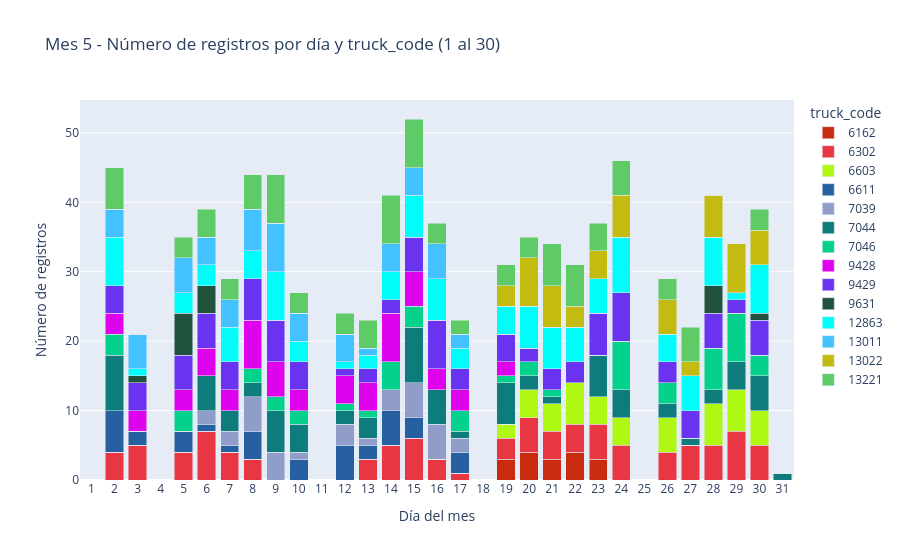

Write notebook code for a chart like this one.
### Code cell
# Histograma (barras) del mes 5: número de registros por día
df_mes_5 = df.loc[df["mes"] == 5].copy()
# Conteo por truck_code en mes 5
conteo_por_camion_mes_5 = (
    df_mes_5["truck_code"]
    .value_counts(dropna=False)
    .sort_index()
)

# Si no existe px (por orden de ejecución), importarlo
if "px" not in globals():
    import plotly.express as px

# Conteo por día y truck_code (apilado) para mayo (1..31)
registros_por_dia_truck_mes_5 = (

    df_mes_5.groupby(["u_day", "truck_code"])
    .size()
    .unstack(fill_value=0)
    .reindex(range(1, 32), fill_value=0)
)

# Colores consistentes con meses anteriores; fallback determinístico si aparece un truck nuevo
truck_ids_mes_5 = registros_por_dia_truck_mes_5.columns.tolist()
colores_por_truck_mes_5 = {
    t: colores_por_truck.get(
        t,
        f"#{(int(pd.util.hash_pandas_object(pd.Index([t]), index=False).iloc[0]) & 0xFFFFFF):06x}"
    )
    for t in truck_ids_mes_5
}

# Formato largo para Plotly
plot_data_mes_5 = (
    registros_por_dia_truck_mes_5
    .reset_index(names="u_day")
    .melt(id_vars="u_day", var_name="truck_code", value_name="conteo")
)

fig_mes_5 = px.bar(
    plot_data_mes_5,
    x="u_day",
    y="conteo",
    color="truck_code",
    title="Mes 5 - Número de registros por día y truck_code (1 al 30)",
    labels={"u_day": "Día del mes", "conteo": "Número de registros", "truck_code": "truck_code"},
    color_discrete_map=colores_por_truck_mes_5
)

fig_mes_5.update_layout(
    barmode="stack",
    xaxis=dict(tickmode="linear", dtick=1),
    legend_title_text="truck_code"
)

fig_mes_5.update_traces(
    hovertemplate="Día %{x}<br>truck_code=%{fullData.name}<br>Conteo=%{y}<extra></extra>"
)

fig_mes_5.show()

print("Conteo por camión (mes 5):")
display(conteo_por_camion_mes_5)
registros_por_dia_mes_5 = (
    df_mes_5["u_day"]
    .value_counts()
    .sort_index()
)

print(f"Total de registros en mes 5: {len(df_mes_5)}")
display(registros_por_dia_mes_5)

### Figure 1 — Plotly figure (JSON) as saved in the notebook; plotly's stock layout.template omitted (floating-point values rounded to 4 significant figures)
{"data": [{"hovertemplate": "Día %{x}<br>truck_code=%{fullData.name}<br>Conteo=%{y}<extra></extra>", "legendgroup": "6162", "marker": {"color": "#c82b0e", "pattern": {"shape": ""}}, "name": "6162", "orientation": "v", "showlegend": true, "textposition": "auto", "type": "bar", "x": [1, 2, 3, 4, 5, 6, 7, 8, 9, 10, 11, 12, 13, 14, 15, 16, 17, 18, 19, 20, 21, 22, 23, 24, 25, 26, 27, 28, 29, 30, 31], "xaxis": "x", "y": [0, 0, 0, 0, 0, 0, 0, 0, 0, 0, 0, 0, 0, 0, 0, 0, 0, 0, 3, 4, 3, 4, 3, 0, 0, 0, 0, 0, 0, 0, 0], "yaxis": "y"}, {"hovertemplate": "Día %{x}<br>truck_code=%{fullData.name}<br>Conteo=%{y}<extra></extra>", "legendgroup": "6302", "marker": {"color": "#e93643", "pattern": {"shape": ""}}, "name": "6302", "orientation": "v", "showlegend": true, "textposition": "auto", "type": "bar", "x": [1, 2, 3, 4, 5, 6, 7, 8, 9, 10, 11, 12, 13, 14, 15, 16, 17, 18, 19, 20, 21, 22, 23, 24, 25, 26, 27, 28, 29, 30, 31], "xaxis": "x", "y": [0, 4, 5, 0, 4, 7, 4, 3, 0, 0, 0, 0, 3, 5, 6, 3, 1, 0, 3, 5, 4, 4, 5, 5, 0, 4, 5, 5, 7, 5, 0], "yaxis": "y"}, {"hovertemplate": "Día %{x}<br>truck_code=%{fullData.name}<br>Conteo=%{y}<extra></extra>", "legendgroup": "6603", "marker": {"color": "#aff813", "pattern": {"shape": ""}}, "name": "6603", "orientation": "v", "showlegend": true, "textposition": "auto", "type": "bar", "x": [1, 2, 3, 4, 5, 6, 7, 8, 9, 10, 11, 12, 13, 14, 15, 16, 17, 18, 19, 20, 21, 22, 23, 24, 25, 26, 27, 28, 29, 30, 31], "xaxis": "x", "y": [0, 0, 0, 0, 0, 0, 0, 0, 0, 0, 0, 0, 0, 0, 0, 0, 0, 0, 2, 4, 4, 6, 4, 4, 0, 5, 0, 6, 6, 5, 0], "yaxis": "y"}, {"hovertemplate": "Día %{x}<br>truck_code=%{fullData.name}<br>Conteo=%{y}<extra></extra>", "legendgroup": "6611", "marker": {"color": "#2660a1", "pattern": {"shape": ""}}, "name": "6611", "orientation": "v", "showlegend": true, "textposition": "auto", "type": "bar", "x": [1, 2, 3, 4, 5, 6, 7, 8, 9, 10, 11, 12, 13, 14, 15, 16, 17, 18, 19, 20, 21, 22, 23, 24, 25, 26, 27, 28, 29, 30, 31], "xaxis": "x", "y": [0, 6, 2, 0, 3, 1, 1, 4, 0, 3, 0, 5, 2, 5, 3, 0, 3, 0, 0, 0, 0, 0, 0, 0, 0, 0, 0, 0, 0, 0, 0], "yaxis": "y"}, {"hovertemplate": "Día %{x}<br>truck_code=%{fullData.name}<br>Conteo=%{y}<extra></extra>", "legendgroup": "7039", "marker": {"color": "#909dc8", "pattern": {"shape": ""}}, "name": "7039", "orientation": "v", "showlegend": true, "textposition": "auto", "type": "bar", "x": [1, 2, 3, 4, 5, 6, 7, 8, 9, 10, 11, 12, 13, 14, 15, 16, 17, 18, 19, 20, 21, 22, 23, 24, 25, 26, 27, 28, 29, 30, 31], "xaxis": "x", "y": [0, 0, 0, 0, 0, 2, 2, 5, 4, 1, 0, 3, 1, 3, 5, 5, 2, 0, 0, 0, 0, 0, 0, 0, 0, 0, 0, 0, 0, 0, 0], "yaxis": "y"}, {"hovertemplate": "Día %{x}<br>truck_code=%{fullData.name}<br>Conteo=%{y}<extra></extra>", "legendgroup": "7044", "marker": {"color": "#0e7c7a", "pattern": {"shape": ""}}, "name": "7044", "orientation": "v", "showlegend": true, "textposition": "auto", "type": "bar", "x": [1, 2, 3, 4, 5, 6, 7, 8, 9, 10, 11, 12, 13, 14, 15, 16, 17, 18, 19, 20, 21, 22, 23, 24, 25, 26, 27, 28, 29, 30, 31], "xaxis": "x", "y": [0, 8, 0, 0, 0, 5, 3, 2, 6, 4, 0, 2, 3, 0, 8, 5, 1, 0, 6, 2, 1, 0, 6, 4, 0, 2, 1, 2, 4, 5, 1], "yaxis": "y"}, {"hovertemplate": "Día %{x}<br>truck_code=%{fullData.name}<br>Conteo=%{y}<extra></extra>", "legendgroup": "7046", "marker": {"color": "#03d18c", "pattern": {"shape": ""}}, "name": "7046", "orientation": "v", "showlegend": true, "textposition": "auto", "type": "bar", "x": [1, 2, 3, 4, 5, 6, 7, 8, 9, 10, 11, 12, 13, 14, 15, 16, 17, 18, 19, 20, 21, 22, 23, 24, 25, 26, 27, 28, 29, 30, 31], "xaxis": "x", "y": [0, 3, 0, 0, 3, 0, 0, 2, 2, 2, 0, 1, 1, 4, 3, 0, 3, 0, 1, 2, 1, 0, 0, 7, 0, 3, 0, 6, 7, 3, 0], "yaxis": "y"}, {"hovertemplate": "Día %{x}<br>truck_code=%{fullData.name}<br>Conteo=%{y}<extra></extra>", "legendgroup": "9428", "marker": {"color": "#df03ed", "pattern": {"shape": ""}}, "name": "9428", "orientation": "v", "showlegend": true, "textposition": "auto", "type": "bar", "x": [1, 2, 3, 4, 5, 6, 7, 8, 9, 10, 11, 12, 13, 14, 15, 16, 17, 18, 19, 20, 21, 22, 23, 24, 25, 26, 27, 28, 29, 30, 31], "xaxis": "x", "y": [0, 3, 3, 0, 3, 4, 3, 7, 5, 3, 0, 4, 4, 7, 5, 3, 3, 0, 2, 0, 0, 0, 0, 0, 0, 0, 0, 0, 0, 0, 0], "yaxis": "y"}, {"hovertemplate": "Día %{x}<br>truck_code=%{fullData.name}<br>Conteo=%{y}<extra></extra>", "legendgroup": "9429", "marker": {"color": "#6933ef", "pattern": {"shape": ""}}, "name": "9429", "orientation": "v", "showlegend": true, "textposition": "auto", "type": "bar", "x": [1, 2, 3, 4, 5, 6, 7, 8, 9, 10, 11, 12, 13, 14, 15, 16, 17, 18, 19, 20, 21, 22, 23, 24, 25, 26, 27, 28, 29, 30, 31], "xaxis": "x", "y": [0, 4, 4, 0, 5, 5, 4, 6, 6, 4, 0, 1, 2, 2, 5, 7, 3, 0, 4, 2, 3, 3, 6, 7, 0, 3, 4, 5, 2, 5, 0], "yaxis": "y"}, {"hovertemplate": "Día %{x}<br>truck_code=%{fullData.name}<br>Conteo=%{y}<extra></extra>", "legendgroup": "9631", "marker": {"color": "#21523d", "pattern": {"shape": ""}}, "name": "9631", "orientation": "v", "showlegend": true, "textposition": "auto", "type": "bar", "x": [1, 2, 3, 4, 5, 6, 7, 8, 9, 10, 11, 12, 13, 14, 15, 16, 17, 18, 19, 20, 21, 22, 23, 24, 25, 26, 27, 28, 29, 30, 31], "xaxis": "x", "y": [0, 0, 1, 0, 6, 4, 0, 0, 0, 0, 0, 0, 0, 0, 0, 0, 0, 0, 0, 0, 0, 0, 0, 0, 0, 0, 0, 4, 0, 1, 0], "yaxis": "y"}, {"hovertemplate": "Día %{x}<br>truck_code=%{fullData.name}<br>Conteo=%{y}<extra></extra>", "legendgroup": "12863", "marker": {"color": "#01fdf9", "pattern": {"shape": ""}}, "name": "12863", "orientation": "v", "showlegend": true, "textposition": "auto", "type": "bar", "x": [1, 2, 3, 4, 5, 6, 7, 8, 9, 10, 11, 12, 13, 14, 15, 16, 17, 18, 19, 20, 21, 22, 23, 24, 25, 26, 27, 28, 29, 30, 31], "xaxis": "x", "y": [0, 7, 1, 0, 3, 3, 5, 4, 7, 3, 0, 1, 2, 4, 6, 6, 3, 0, 4, 6, 6, 5, 5, 8, 0, 4, 5, 7, 1, 7, 0], "yaxis": "y"}, {"hovertemplate": "Día %{x}<br>truck_code=%{fullData.name}<br>Conteo=%{y}<extra></extra>", "legendgroup": "13011", "marker": {"color": "#44c1ff", "pattern": {"shape": ""}}, "name": "13011", "orientation": "v", "showlegend": true, "textposition": "auto", "type": "bar", "x": [1, 2, 3, 4, 5, 6, 7, 8, 9, 10, 11, 12, 13, 14, 15, 16, 17, 18, 19, 20, 21, 22, 23, 24, 25, 26, 27, 28, 29, 30, 31], "xaxis": "x", "y": [0, 4, 5, 0, 5, 4, 4, 6, 7, 4, 0, 4, 1, 4, 4, 5, 2, 0, 0, 0, 0, 0, 0, 0, 0, 0, 0, 0, 0, 0, 0], "yaxis": "y"}, {"hovertemplate": "Día %{x}<br>truck_code=%{fullData.name}<br>Conteo=%{y}<extra></extra>", "legendgroup": "13022", "marker": {"color": "#c3bb10", "pattern": {"shape": ""}}, "name": "13022", "orientation": "v", "showlegend": true, "textposition": "auto", "type": "bar", "x": [1, 2, 3, 4, 5, 6, 7, 8, 9, 10, 11, 12, 13, 14, 15, 16, 17, 18, 19, 20, 21, 22, 23, 24, 25, 26, 27, 28, 29, 30, 31], "xaxis": "x", "y": [0, 0, 0, 0, 0, 0, 0, 0, 0, 0, 0, 0, 0, 0, 0, 0, 0, 0, 3, 7, 6, 3, 4, 6, 0, 5, 2, 6, 7, 5, 0], "yaxis": "y"}, {"hovertemplate": "Día %{x}<br>truck_code=%{fullData.name}<br>Conteo=%{y}<extra></extra>", "legendgroup": "13221", "marker": {"color": "#5fcb67", "pattern": {"shape": ""}}, "name": "13221", "orientation": "v", "showlegend": true, "textposition": "auto", "type": "bar", "x": [1, 2, 3, 4, 5, 6, 7, 8, 9, 10, 11, 12, 13, 14, 15, 16, 17, 18, 19, 20, 21, 22, 23, 24, 25, 26, 27, 28, 29, 30, 31], "xaxis": "x", "y": [0, 6, 0, 0, 3, 4, 3, 5, 7, 3, 0, 3, 4, 7, 7, 3, 2, 0, 3, 3, 6, 6, 4, 5, 0, 3, 5, 0, 0, 3, 0], "yaxis": "y"}], "layout": {"barmode": "stack", "legend": {"title": {"text": "truck_code"}, "tracegroupgap": 0}, "title": {"text": "Mes 5 - Número de registros por día y truck_code (1 al 30)"}, "xaxis": {"anchor": "y", "domain": [0, 1], "dtick": 1, "tickmode": "linear", "title": {"text": "Día del mes"}}, "yaxis": {"anchor": "x", "domain": [0, 1], "title": {"text": "Número de registros"}}}}
